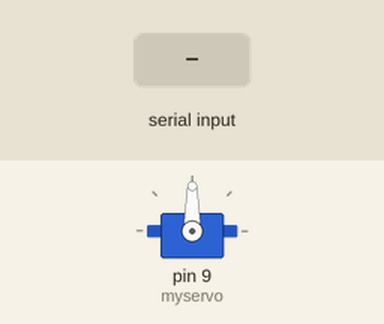
Recording of a sketch running on a simulated Arduino Uno, built with avr-gcc and run on an emulated ATmega328P. Parts: servo. The test bench sets the inputs (shaded band).

Above: at 1.2 s.
1.3 s: "W,45\n" received over Serial
At 2.4 s:
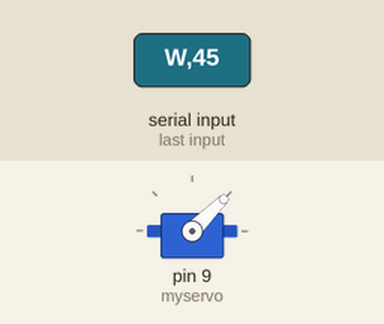
2.8 s: "W90\n" received over Serial
At 3.6 s:
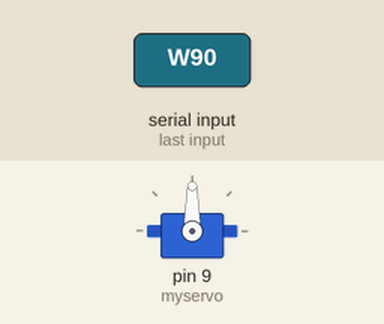
Timing chart, 0 to 5.8 s (numbered marks = the images above; inputs shaded):
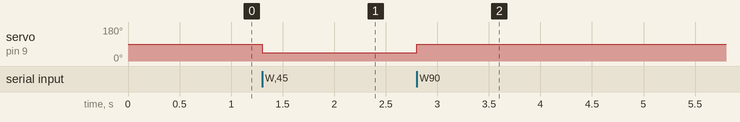

The sketch:

Servo_Serial.ino
```cpp
#include <Servo.h>
Servo myservo;
void setup()
{
  myservo.attach(9);
  Serial.begin(115200);
}

void loop()
{
  if(Serial.available())
  {
    char option = Serial.read();
    if(option=='W')
    {
      while(!Serial.available());
      myservo.write(Serial.parseInt());
      delay(10);

    }
    else if(option=='R')
    {
      Serial.println(myservo.read());
      delay(10);
    }
  }
}
```

Measured:
- after the input at 1.3 s, servo on pin 9 (myservo): 90° → 45° at once
- after the input at 2.8 s, servo on pin 9 (myservo): 45° → 90° at once
